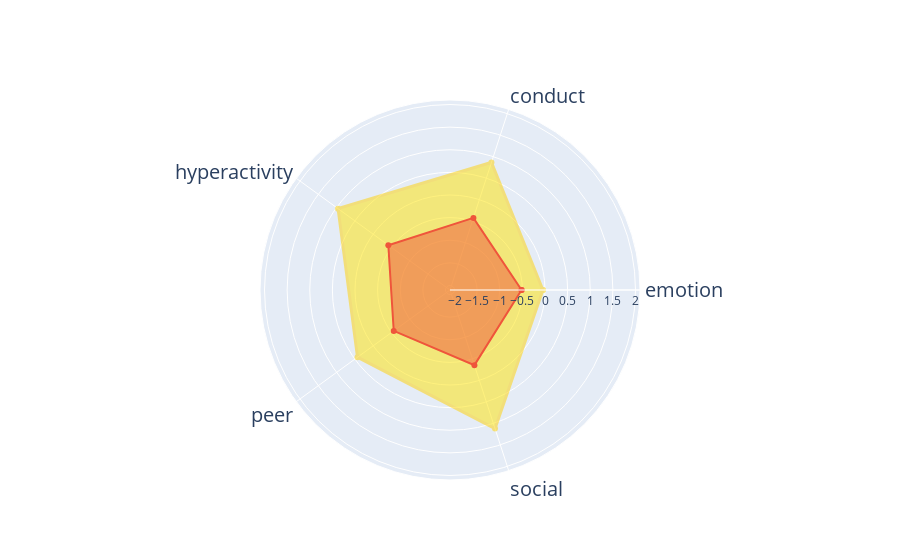

Write notebook code for a chart like this one.
### Code cell
import plotly.graph_objects as go
from matplotlib import cm

categories = ['emotion', 'conduct', 'hyperactivity','peer', 'social']
categories.append(categories[0])
profileCluster3bis = profileCluster3
profileCluster3bis.append(profileCluster3[0])
profileClusterTypical = profileCluster6
profileClusterTypical.append(profileCluster6[0])

fig = go.Figure()

fig.add_trace(go.Scatterpolar(
      r=profileCluster3bis,
      theta=categories,
      fill='toself',
      fillcolor = 'rgba'+ str((255,228,0,1)),
    #fillcolor = 'green',
    opacity = 0.5,
    line=dict(color='rgba'+ str((255,210,0,1)), width=3),
    
))

fig.add_trace(go.Scatterpolar(
      r=profileClusterTypical,
      theta=categories,
      fill='toself',
     
))


fig.update_layout(
  polar=dict(
    radialaxis=dict(
      visible=True,
      range=[-2.1, 2.1]),
      angularaxis = dict(tickfont_size = 20)
        #tickfont_size = 18,
        #angularaxis_linewidth = 20
        
        
    ),
  showlegend=False
)



#plt.savefig('clustersProfiles.png')
fig.show()
fig.write_image("cluster5_MCS7_socialAll.svg")

### Figure 1 — Plotly figure (JSON) as saved in the notebook; plotly's stock layout.template omitted (floating-point values rounded to 4 significant figures)
{"data": [{"fill": "toself", "fillcolor": "rgba(255, 228, 0, 1)", "line": {"color": "rgba(255, 210, 0, 1)", "width": 3}, "name": "Cluster 1", "opacity": 0.5, "r": [-0.04611, 0.8646, 0.9588, 0.4268, 1.12, -0.04611, -0.04611], "theta": ["emotion", "conduct", "hyperactivity", "peer", "social", "emotion"], "type": "scatterpolar"}, {"fill": "toself", "name": "Cluster 4", "r": [-0.5182, -0.4239, -0.4147, -0.5624, -0.3535, -0.5182, -0.5182, -0.5182, -0.5182, -0.5182], "theta": ["emotion", "conduct", "hyperactivity", "peer", "social", "emotion"], "type": "scatterpolar"}], "layout": {"autosize": true, "polar": {"angularaxis": {"tickfont": {"size": 20}, "type": "category"}, "radialaxis": {"autorange": false, "range": [-2.1, 2.1], "type": "linear", "visible": true}}, "showlegend": false}}
